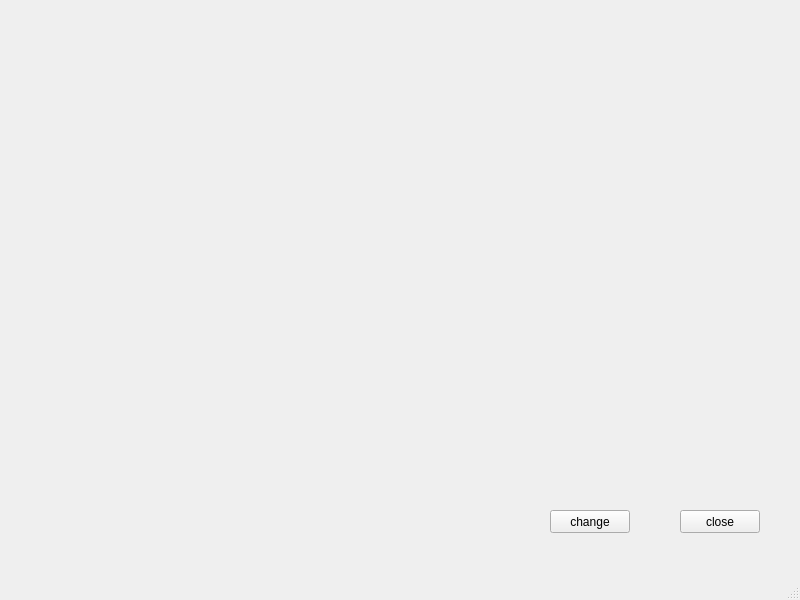
<?xml version="1.0" encoding="UTF-8"?>
<ui version="4.0">
 <class>MainWindow</class>
 <widget class="QMainWindow" name="MainWindow">
  <property name="geometry">
   <rect>
    <x>0</x>
    <y>0</y>
    <width>800</width>
    <height>600</height>
   </rect>
  </property>
  <property name="windowTitle">
   <string>MainWindow</string>
  </property>
  <widget class="QWidget" name="centralwidget">
   <widget class="QPushButton" name="closeButton">
    <property name="geometry">
     <rect>
      <x>680</x>
      <y>510</y>
      <width>80</width>
      <height>23</height>
     </rect>
    </property>
    <property name="text">
     <string>close</string>
    </property>
   </widget>
   <widget class="QPushButton" name="pushButton_2">
    <property name="geometry">
     <rect>
      <x>550</x>
      <y>510</y>
      <width>80</width>
      <height>23</height>
     </rect>
    </property>
    <property name="text">
     <string>change</string>
    </property>
   </widget>
  </widget>
  <widget class="QStatusBar" name="statusbar"/>
 </widget>
 <resources/>
 <connections>
  <connection>
   <sender>closeButton</sender>
   <signal>clicked()</signal>
   <receiver>MainWindow</receiver>
   <slot>close()</slot>
   <hints>
    <hint type="sourcelabel">
     <x>719</x>
     <y>541</y>
    </hint>
    <hint type="destinationlabel">
     <x>399</x>
     <y>299</y>
    </hint>
   </hints>
  </connection>
 </connections>
</ui>
